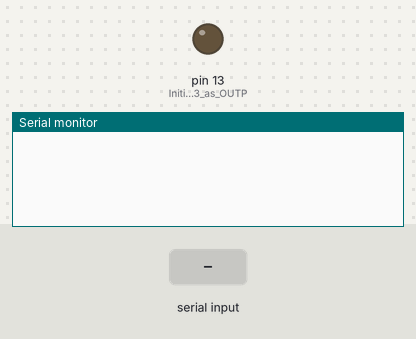
A sketch run on a simulated Arduino Uno, built with avr-gcc and run on an emulated ATmega328P. Shown: output pins drawn as LEDs (lit = HIGH), the last lines printed to the serial monitor. The inputs (shaded band) are chosen by the test bench.

Above: at 1.2 s.
1.3 s: "OUTPUT" received over Serial
At 3.5 s:
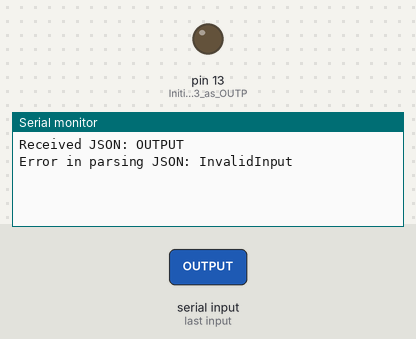
3.8 s: "INPUT" received over Serial
At 5.3 s:
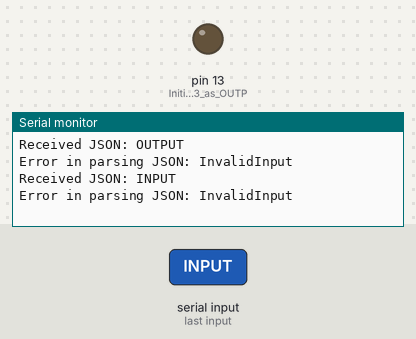
6.3 s: "1" received over Serial
At 8.6 s:
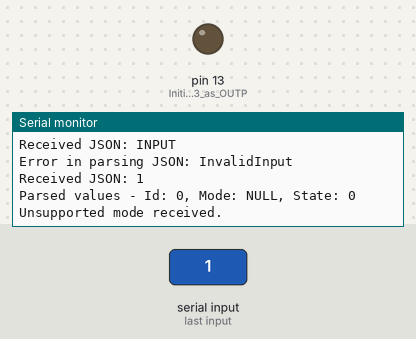

Measured:
- after the input at 1.3 s, the serial monitor: prints a new line after 1.0 s (image 1)
- after the input at 3.8 s, the serial monitor: prints a new line after 1.0 s (image 2)
- after the input at 6.3 s, the serial monitor: prints a new line after 1.0 s (image 3)

The sketch:

SimpleReceiveData.ino
```cpp
#include <ArduinoJson.h>

void setup() {
  Serial.begin(9600);
  pinMode(13, OUTPUT); // Initialize pin 13 as OUTPUT, if necessary
}

void loop() {
  if (Serial.available() > 0) {
    String input = Serial.readString();
    Serial.print("Received JSON: ");
    Serial.println(input);

    StaticJsonDocument<200> doc;
    DeserializationError error = deserializeJson(doc, input);

    if (error) {
      Serial.print("Error in parsing JSON: ");
      Serial.println(error.c_str());
      return;
    }

    // Extract values from JSON array
    JsonObject obj = doc[0];
    int id = obj["Id"];
    String mode = obj["Mode"];
    int state = obj["State"];

    mode.toUpperCase();

    Serial.print("Parsed values - Id: ");
    Serial.print(id);
    Serial.print(", Mode: ");
    Serial.print(mode);
    Serial.print(", State: ");
    Serial.println(state);

    // Process based on mode
    if (mode == "OUTPUT") {
      pinMode(id, OUTPUT); // Set the pin mode to OUTPUT
      digitalWrite(id, state);
      Serial.println("Processed OUTPUT mode.");
    } else if (mode == "INPUT") {
      pinMode(id, INPUT); // Set the pin mode to INPUT
      int pinState = digitalRead(id);
      Serial.print("Current state of pin ");
      Serial.print(id);
      Serial.print(" is: ");
      Serial.println(pinState);
      StaticJsonDocument<200> response; // create a response object
      response["Id"] = id;
      response["Mode"] = "INPUT";
      response["State"] = pinState;
      serializeJson(response, Serial);
    } else {
      // Handle unsupported mode
      Serial.println("Unsupported mode received.");
    }
  }
}
```
